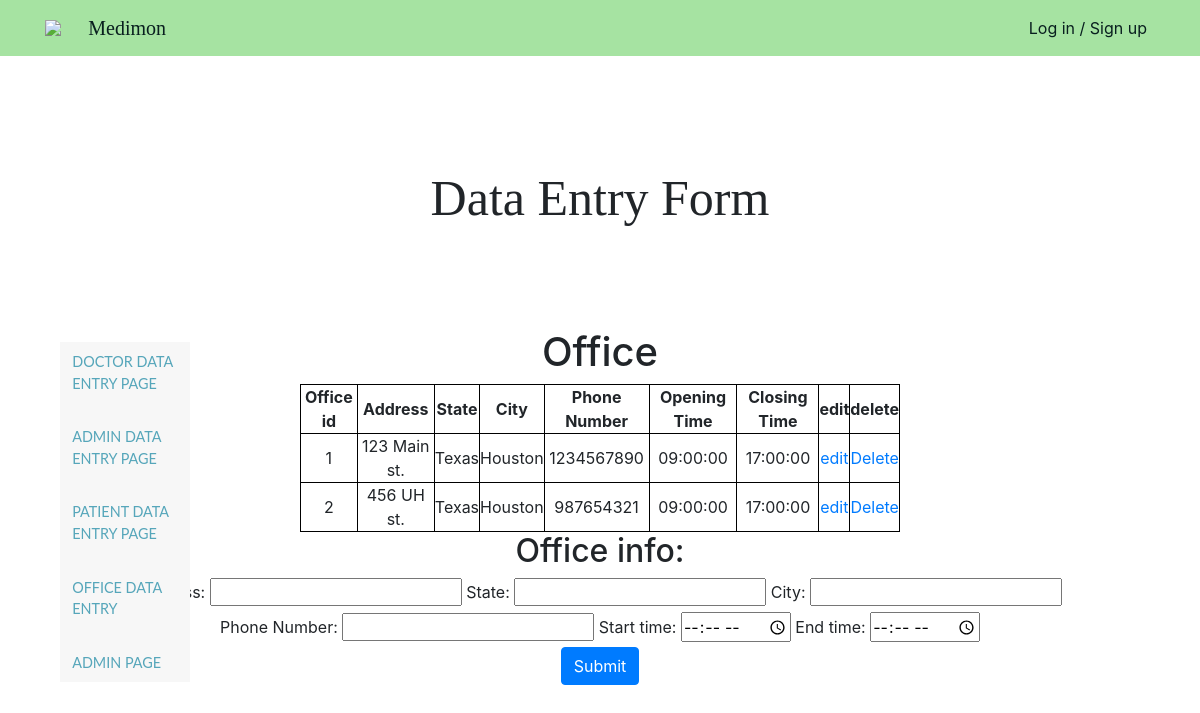
Page /adminPages/officeDataEntry.php on the earlier database version.
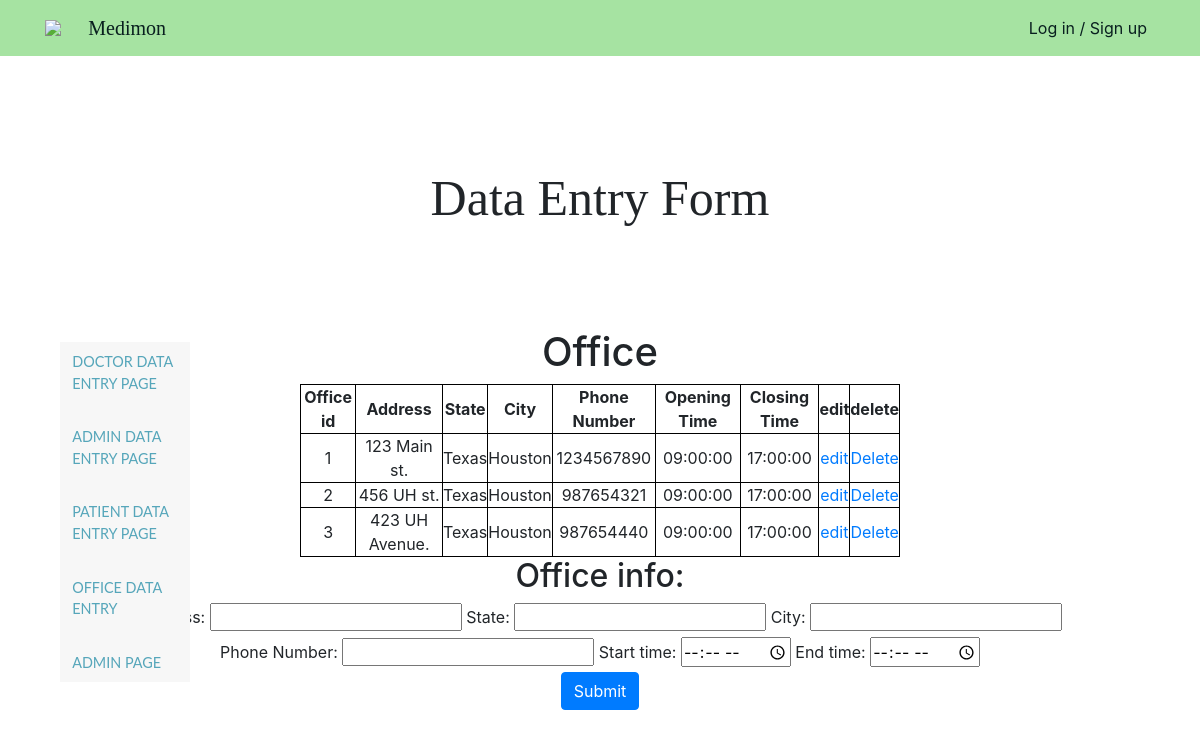
Same page on the later database version.
### tables this page shows
CREATE TABLE OFFICE (
    Office_id    INT AUTO_INCREMENT,
    Address      VARCHAR(30),
    City         VARCHAR(15),
    State        VARCHAR(15),
    Phone_number CHAR(10) UNIQUE,
    Open_time    TIME NOT NULL,
    Close_time   TIME NOT NULL,
    PRIMARY KEY  (Office_id)
);

### adminPages/officeDataEntry.php (the view, shortened to what this page needs)
<?php
require_once "../php/config.php";
$sql = "SELECT * FROM OFFICE";
$result = mysqli_query($db, $sql);
$OtableResult = "";
if ($result->num_rows > 0) {
  while($row = $result-> fetch_assoc()) {
    $OtableResult .= "<tr>" . "<td>" . $row["Office_id"] . "</td><td>" .  $row["Address"]. "</td><td>" . $row["State"] . "</td><td>"
                    . $row["City"] . "</td><td>" . $row["Phone_number"] . "</td>" . "</td><td>" . $row["Open_time"] . "</td>"
                    . "</td><td>" . $row["Close_time"] . "</td>" .
                     "</td><td> <a href='../adminPages/editOffice.php?update_Oid=" . $row["Office_id"]  . "'>edit</a> </td>"
                     . "</td><td> <a href='../adminPages/officeDataEntry.php?delete_Oid=" .
                     $row["Office_id"] . "'>Delete</a> </td>"  . "<tr>";
  }
}
?>
<!doctype html>
<html lang="en">
<head>
  <link rel="stylesheet" href="../css/style.css">
  <link rel="stylesheet" href="https://stackpath.bootstrapcdn.com/bootstrap/4.3.1/css/bootstrap.min.css"
>
</head>
<body>
<nav class="floating-menu">
    <a href="doctorDataEntry.php">
        <div>
            Doctor Data Entry Page
        </div>
    </a>
    <br>
    <a href="adminDataEntry.php">
        <div>
            Admin Data Entry Page
        </div>
    </a>
    <br>
    <a href="patientDataEntry.php">
        <div>
            Patient Data Entry Page
        </div>
    </a>
    <br>
        <a href="officeDataEntry.php">
            <div>
                Office Data Entry
            </div>
        </a>
        <br>
        <a href="AdminPage.php">
            <div>
                Admin Page
            </div>
        </a>
</nav>
<?php include_once("../php/header.php"); ?>
  <section>
    <br><br>
    <h1 class="text-center" id="data-entry-header">Data Entry Form</h1>
  </section>
<section id="dataEntry">
<form action="" method="POST">
              <h1>Office</h1>
              <table  class = "center" border="6">
              <thead class="thead">
                <tr>
                  <th>Office id</th>
                  <th>Address</th>
                  <th>State</th>
                  <th>City</th>
                  <th>Phone Number</th>
                   <th>Opening Time</th>
                    <th>Closing Time</th>
                  <th>edit</th>
                  <th>delete</th>
                </tr>
                <?php echo $OtableResult;?>
              </thead>
            </table>
              <h2> Office info:  </h2>
              <label for="OAddress">Address:</label>
              <input type="text" id="OAddress" name="OAddress" maxlength="20" required>
              <label for="OState">State:</label>
              <input type="text" id="OState" name="OState" maxlength="15" required>
              <label for="OCity">City:</label>
              <input type="text" id="OCity" name="OCity" maxlength="15" required>
              <br>
              <label for="OPhone_num">Phone Number:</label>
              <input type="text" id="OPhone_num" name="OPhone_num" maxlength="10" required>
              <label for="startTime">Start time: </label>
              <input type="time" id="startTime" name= "startTime" required>
              <label for="endTime">End time: </label>
              <input type="time" id="endTime" name= "endTime" required>
              <br>
              <button type="submit" class="btn btn-primary" name="SubmitO" id="SubmitO">Submit</button>
              </form>
</section>
</body>
</html>

### php/header.php (shortened to what this page needs)
<nav class="navbar navbar-expand-lg nav-back fixed-top" id="mainNav">
  <div class="container">
    <img src="./img/main_icon.png" class="mainicon" href="/localhost/cosc3380/index.php">
    <a class="navbar-brand" href="//localhost/cosc3380/index.php">Medimon</a>
    <div class="collapse navbar-collapse" id="navbarResponsive">
      <ul class="navbar-nav ml-auto">
        <?php
          if (!isset($_SESSION['loggedin'])) {
            echo '<li class="nav-item"><a class="nav-link" href="//localhost/cosc3380/auth/login.php" id="login">Log in / Sign up</a></li>';
          } else {
            echo '<li class="nav-item"><a class="nav-link" href="//localhost/cosc3380/auth/logout.php" id="logout">Log out</a></li>';
          }
        ?>
      </ul>
    </div>
  </div>
</nav>

### css/style.css (style rules this page uses)
.nav-back { background: #a6e3a2; color: #fff; }
.navbar-brand { color: rgb(9, 31, 31); font-family:Cambria, Cochin, Georgia, Times, 'Times New Roman', serif; font: bold; }
.nav-link { color: rgb(9, 31, 31); }
html { height: 100%; }
body { margin: 0; height: 100%; background: #abadaf; font-family: Dotum,'돋움',Helvetica,sans-serif; }
input { font-family: Dotum,'돋움',Helvetica,sans-serif; }
.mainicon { width: 3%; margin-right: 10px; }
* { padding: 0px; margin: 0px; box-sizing: border-box; }
table { width: 600px; }
#dataEntry { width: 100%; background: center center; background-size: cover; position: relative; margin-top: 100px; height: 130%; text-align: center; }
#dataEntry form { margin: 0 auto; width:1000px; }
#data-entry-header { margin-top: 10%; margin-bottom: 20px; font-family:Cambria, Cochin, Georgia, Times, 'Times New Roman', serif; font: bold; font-size: 50px; }
.floating-menu { top:25%; left:5%; font-family: sans-serif; background: rgb(247, 247, 247); padding: 5px;; width: 130px; z-index: 100; position: fixed; }
.floating-menu a, .floating-menu h3 { font-size: 0.9em; display: block; margin: 0 0.5em; color: white; }
.floating-menu { display: flex; flex-direction: column; align-items: start; list-style-type: none; }
.floating-menu a { position: relative; display: block; padding: 4px 0; font-family: Lato, sans-serif; color: #56a6ba; text-decoration: none; text-transform: uppercase; transition: 0.5s; }
.floating-menu ::after { position: absolute; content: ""; top: 100%; left: 0; width: 100%; height: 3px; background: #3498db; transform: scaleX(0); transform-origin: right; transition: transform 0.5s; }

### adminPages/officeDataEntry.php (style rules this page uses)
table, th, td { border: 1px solid black; border-collapse: collapse; }
table.center { margin-left: auto; margin-right: auto; }

Differences in the rows shown:
added office: Office_id "3", Address "423 UH Avenue.", State "Texas", City "Houston", Phone_number "987654440", Open_time "09:00:00", Close_time "17:00:00"
